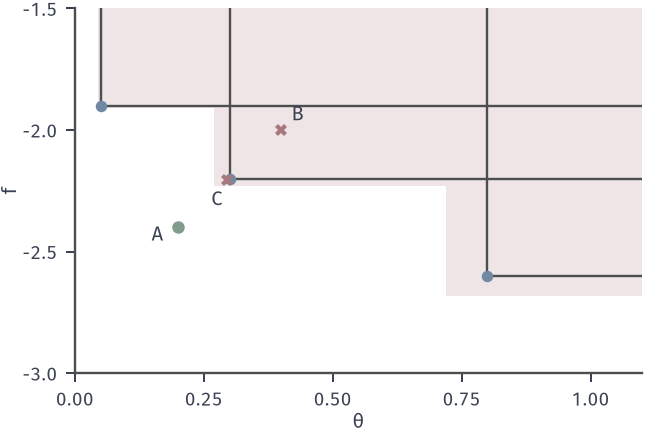

This figure's Python source:
from pathlib import Path
import sys
sys.path.insert(0, str(Path(__file__).resolve().parents[1]/"sqp-common"))
from sqp_fig import *
HERE = Path(__file__).resolve().parent
# Teaching filter F={(0.8,-2.6),(0.3,-2.2),(0.05,-1.9)}, margins gamma=0.1.
F=[(.8,-2.6),(.3,-2.2),(.05,-1.9)]; g=.1
fig,ax=figure(width_mm=92,height_mm=62); panels(fig,.115,.985,.98,.15,0)
th=np.linspace(0,1.1,1200); fy=np.linspace(-3.1,-1.3,900); T,Y=np.meshgrid(th,fy)
forb=np.zeros_like(T,bool)
for t,f in F: forb|=(T>(1-g)*t)&(Y>f-g*t)
ax.contourf(T,Y,forb.astype(float),levels=[.5,1.5],colors=[RED_FILL],zorder=0)
# staircase of pure domination
for t,f in F:
    ax.plot([t,t],[f,-1.3],color=EDGE,lw=.95,zorder=2); ax.plot([t,1.1],[f,f],color=EDGE,lw=.95,zorder=2)
    ax.plot([t],[f],'o',color=BLUE,ms=4.6,mew=0,zorder=5)
C={'A':(.2,-2.4,GREEN),'B':(.4,-2.0,RED),'C':(.295,-2.205,RED)}
for k,(t,f,col) in C.items():
    ax.plot([t],[f],'o' if col==GREEN else 'X',color=col,ms=5,mew=0,zorder=6)
ax.text(.17,-2.43,'A',fontsize=8,ha='right',va='center'); ax.text(.42,-1.96,'B',fontsize=8); ax.text(.275,-2.285,'C',fontsize=8,ha='center',va='center')
setup(ax,(0,1.1),(-3.0,-1.5),xt=(0,.25,.5,.75,1),yt=(-3,-2.5,-2,-1.5),xl='$\\theta$',yl='$f$',equal=False)
save(fig,HERE,'figure',{'filter':F,'gamma':g,'candidates':{k:v[:2] for k,v in C.items()}})
